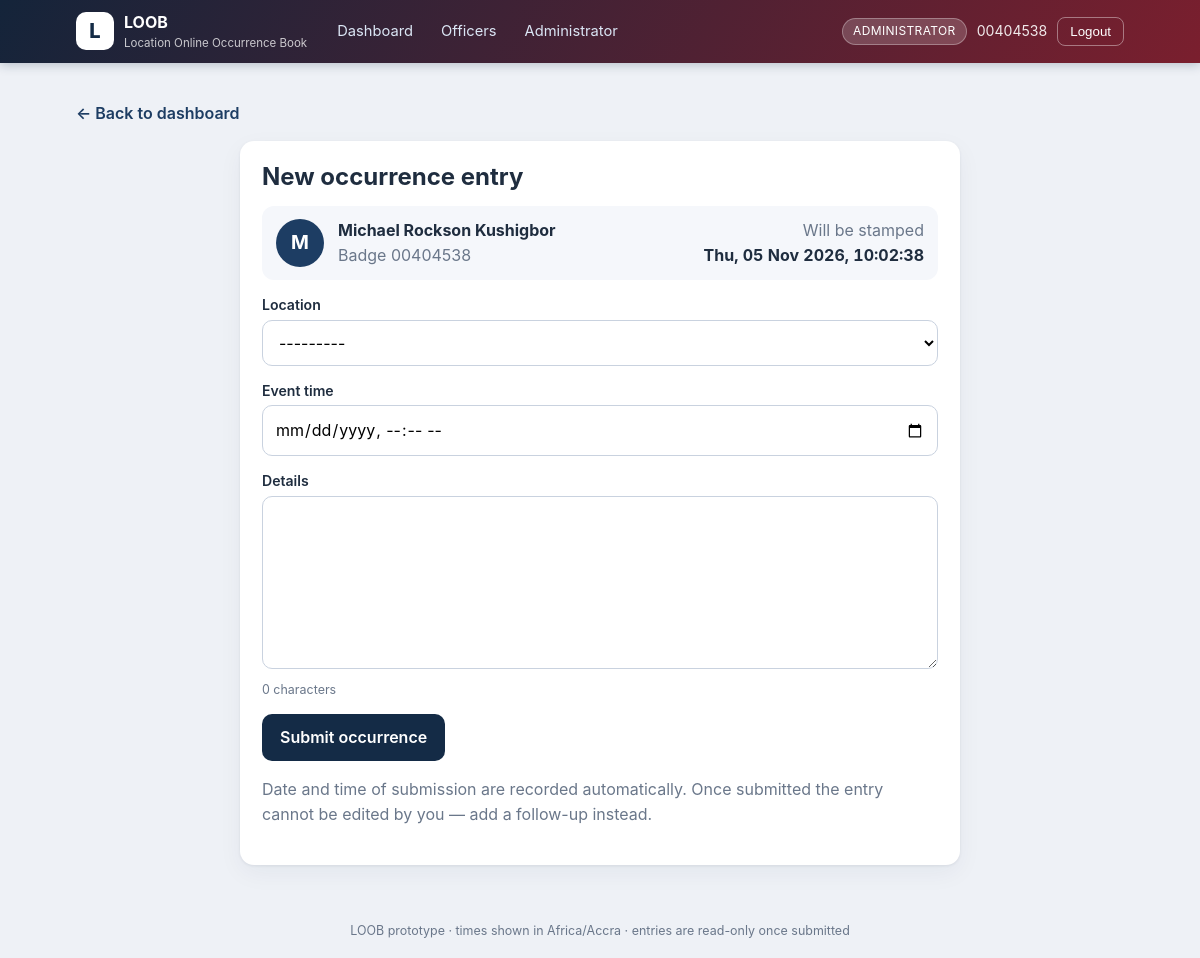
The app's page /new/ (signed in) with its own data.
### occurrences/models.py (models this page shows, shortened)
class Officer(models.Model):
    class Role(models.TextChoices):
        ADMINISTRATOR = 'administrator' , 'Administrator'
        SCC = 'scc', 'SCC'
        SUPERVISOR = 'supervisor', 'Supervisor'
        SECTION_LEADER = 'section_leader', 'Section Leader'
        OFFICER = 'officer', 'Officer'
    user = models.OneToOneField(settings.AUTH_USER_MODEL, on_delete=models.PROTECT)
    full_name = models.CharField(max_length=150)
    badge_number = models.CharField(max_length=30, unique=True)
    role = models.CharField(max_length=20, choices=Role.choices, default=Role.OFFICER)
    active = models.BooleanField(default=True)
    must_change_password = models.BooleanField(default=True)
    add_occurrence_override = models.BooleanField(
        'Can add occurrences', null=True, blank=True,
        help_text='Leave as "Unknown" to use the role default '
                  '(SCC: no, Supervisor / Section Leader / Officer: yes).')
    add_followup_override = models.BooleanField(
        'Can add follow-ups', null=True, blank=True,
        help_text='Leave as "Unknown" to use the role default '
                  '(SCC: no, Supervisor / Section Leader / Officer: yes).')
    @property
    def can_add_occurrence(self):
        if not self.active:
            return False
        if self.add_occurrence_override is not None:
            return self.add_occurrence_override
        return self._role_default()

### occurrences/views.py (the view)
# urls.py: path('new/', views.new_entry, name='new_entry'),
@login_required
@force_password_change_check
def new_entry(request):
    officer = get_officer(request.user)
    if officer is None:
        messages.error(request, 'Only registered, active users can make occurrence entries. '
                                'The Administrator can review and amend entries but cannot create them.')
        return redirect('dashboard')
    if not officer.can_add_occurrence:
        messages.error(request, 'Your account does not have the right to add occurrences. '
                                'Contact the Administrator.')
        return redirect('dashboard')
    form = OccurrenceForm(request.POST or None)
    if request.method == 'POST' and form.is_valid():
        entry = form.save(commit=False)
        entry.officer = officer
        entry.save()
        messages.success(request, 'Occurrence submitted successfully.')
        return redirect('occurrence_detail', pk=entry.pk)
    return render(request, 'occurrences/form.html', {'form': form, 'officer': officer})

### occurrences/forms.py (shortened to what this page needs)
class OccurrenceForm(forms.ModelForm):
    class Meta:
        model = Occurrence
        fields = ['location', 'event_time', 'details']
        widgets = {
            'event_time': forms.DateTimeInput(attrs={'type': 'datetime-local'}, format='%Y-%m-%dT%H:%M'),
            'details': forms.Textarea(attrs={'rows': 6}),
        }
    def __init__(self, *args, **kwargs):
        super().__init__(*args, **kwargs)
        self.fields['location'].queryset = Location.objects.filter(active=True).order_by('name')
        self.fields['event_time'].required = False
        self.fields['event_time'].input_formats = ['%Y-%m-%dT%H:%M']

### occurrences/models.py (called while the page is built)
    def __str__(self):
        return self.name

### occurrences/views.py (called while the page is built)
def get_officer(user):
    if not user.is_authenticated:
        return None
    return Officer.objects.filter(user=user, active=True, user__is_active=True).first()

def force_password_change_check(view_func):
    @wraps(view_func)
    def wrapper(request, *args, **kwargs):
        if request.user.is_authenticated:
            officer = get_officer(request.user)
            if officer and officer.must_change_password:
                messages.warning(request, "For security reasons, you must set a new password before continuing.")
                return redirect('force_password_change')
        return view_func(request, *args, **kwargs)
    return wrapper

### occurrences/templates/occurrences/form.html (shortened to what this page needs)
{% extends "occurrences/base.html" %}
{% block content %}
<p><a class="back" href="{% url 'dashboard' %}">← Back to dashboard</a></p>
<section class="card narrow">
  <h2 class="m0">New occurrence entry</h2>
  <div class="idcard">
    <div class="avatar big">{{ officer.full_name|slice:":1" }}</div>
    <div><strong>{{ officer.full_name }}</strong><br><span class="muted">Badge {{ officer.badge_number }}</span></div>
    <div class="idcard-time"><span class="muted">Will be stamped</span><br><strong id="liveClock" class="clock"></strong></div>
  </div>
  <form method="post" class="js-once">{% csrf_token %}
    {% for f in form %}
    <div class="field"><label for="{{ f.id_for_label }}">{{ f.label }}</label>{{ f }}
      {% if f.name == 'details' %}<small class="counter" data-for="{{ f.id_for_label }}"></small>{% endif %}
      {{ f.errors }}</div>
    {% endfor %}
    <button type="submit" class="btn btn-primary">Submit occurrence</button>
  </form>
  <p class="muted">Date and time of submission are recorded automatically. Once submitted the entry cannot be edited by you — add a follow-up instead.</p>
</section>
{% endblock %}

### occurrences/templates/occurrences/base.html (shortened to what this page needs)
{% load static %}<!DOCTYPE html>
<html lang="en">
<head>
<link rel="stylesheet" href="{% static 'occurrences/loob.css' %}">
</head>
<body class="{% if user.is_authenticated %}{% if user.is_superuser %}role-manager{% else %}role-officer{% endif %}{% else %}role-guest{% endif %}">
<header class="topbar">
  <div class="topbar-inner">
    <a class="brand" href="{% url 'dashboard' %}">
      <span class="brand-mark">L</span>
      <span><strong>LOOB</strong><small>Location Online Occurrence Book</small></span>
    </a>
    {% if user.is_authenticated %}
    <nav class="nav">
      <a href="{% url 'dashboard' %}">Dashboard</a>
      {% if user.is_superuser %}
        <a href="{% url 'officer_roster' %}">Officers</a>
        <a href="{% url 'admin:index' %}">Administrator</a>
      {% elif user.officer.can_add_occurrence %}
        <a href="{% url 'new_entry' %}">New Entry</a>
      {% endif %}
    </nav>
    <div class="who">
      <span class="role-pill">{% if user.is_superuser %}Administrator{% elif user.officer %}{{ user.officer.get_role_display }}{% else %}User{% endif %}</span>
      <span class="who-name">{{ user.get_full_name|default:user.username }}</span>
      <form method="post" action="{% url 'logout' %}">{% csrf_token %}<button type="submit" class="btn-ghost">Logout</button></form>
    </div>
    {% endif %}
  </div>
</header>
<main class="wrap">
  {% block content %}{% endblock %}
</main>
<footer class="foot">LOOB prototype · times shown in Africa/Accra · entries are read-only once submitted</footer>
</body></html>

### occurrences/static/occurrences/loob.css (style rules this page uses)
:root { --navy:#142b46;--navy2:#1d3d63;--maroon:#7a1f2e;--bg:#eef1f6;--card:#fff;--ink:#1f2d3f;--muted:#6a778a;--line:#dde3ec;--ok:#1f7a4d;--warn:#b4570b;--err:#a30d1c;--r:14px }
* { box-sizing:border-box }
body { margin:0;font-family:Inter,"Segoe UI",system-ui,Arial,sans-serif;background:var(--bg);color:var(--ink);line-height:1.55;min-height:100vh;display:flex;flex-direction:column }
a { color:var(--navy2) }
h1,h2,h3 { line-height:1.2;margin:0 0 .5rem }
.m0 { margin-top:0 }
.muted { color:var(--muted) }
.topbar { background:linear-gradient(120deg,var(--navy),var(--navy2));color:#fff;position:sticky;top:0;z-index:20;box-shadow:0 2px 10px rgba(20,43,70,.25) }
.role-manager .topbar { background:linear-gradient(120deg,#14243a,var(--maroon)) }
.topbar-inner { max-width:1080px;margin:auto;padding:10px 16px;display:flex;align-items:center;gap:18px;flex-wrap:wrap }
.brand { display:flex;gap:10px;align-items:center;color:#fff;text-decoration:none }
.brand small { display:block;font-size:.72rem;opacity:.75 }
.brand-mark { width:38px;height:38px;border-radius:10px;background:#fff;color:var(--navy);display:grid;place-items:center;font-weight:800;font-size:1.25rem }
.nav { display:flex;gap:4px;flex:1 }
.nav a { color:#dbe6f5;text-decoration:none;padding:8px 12px;border-radius:8px;font-size:.92rem }
.who { display:flex;align-items:center;gap:10px;font-size:.88rem }
.who form { margin:0 }
.who-name { opacity:.9 }
.role-pill { background:rgba(255,255,255,.18);border:1px solid rgba(255,255,255,.3);padding:3px 10px;border-radius:99px;font-size:.75rem;letter-spacing:.03em;text-transform:uppercase }
.btn-ghost { background:transparent;border:1px solid rgba(255,255,255,.4);color:#fff;border-radius:8px;padding:6px 12px;cursor:pointer }
.wrap { max-width:1080px;width:100%;margin:22px auto;padding:0 16px;flex:1 }
.foot { text-align:center;color:var(--muted);font-size:.78rem;padding:18px }
.card { background:var(--card);border-radius:var(--r);padding:22px;margin-bottom:16px;box-shadow:0 1px 3px rgba(20,43,70,.08),0 8px 24px rgba(20,43,70,.05) }
.card.narrow { max-width:720px;margin-left:auto;margin-right:auto }
.clock { font-variant-numeric:tabular-nums }
label { display:block;font-weight:600;font-size:.88rem;margin-bottom:4px }
input,select,textarea { width:100%;font:inherit;padding:11px 12px;border:1px solid #c9d2df;border-radius:10px;background:#fff;transition:border .15s,box-shadow .15s }
.field { margin-bottom:14px }
.counter { color:var(--muted);font-size:.78rem }
.btn { display:inline-block;border:0;border-radius:10px;padding:11px 18px;font:inherit;font-weight:600;cursor:pointer;text-decoration:none;transition:transform .1s,box-shadow .15s }
.btn-primary { background:var(--navy);color:#fff }
.avatar { width:26px;height:26px;border-radius:50%;background:var(--navy2);color:#fff;display:inline-grid;place-items:center;font-size:.78rem;font-weight:700 }
.avatar.big { width:48px;height:48px;font-size:1.2rem }
.back { text-decoration:none;font-weight:600 }
.idcard { display:flex;gap:14px;align-items:center;background:#f5f7fb;border-radius:12px;padding:12px 14px;margin:14px 0 }
.idcard-time { margin-left:auto;text-align:right }

### records on screen
Officer: full_name "M", full_name "Michael Rockson Kushigbor", badge_number "00404538"

### other values on screen
{{ user.get_full_name|default:user.username }} "00404538"
{{ f.label }} "Location" "Event time" "Details"
